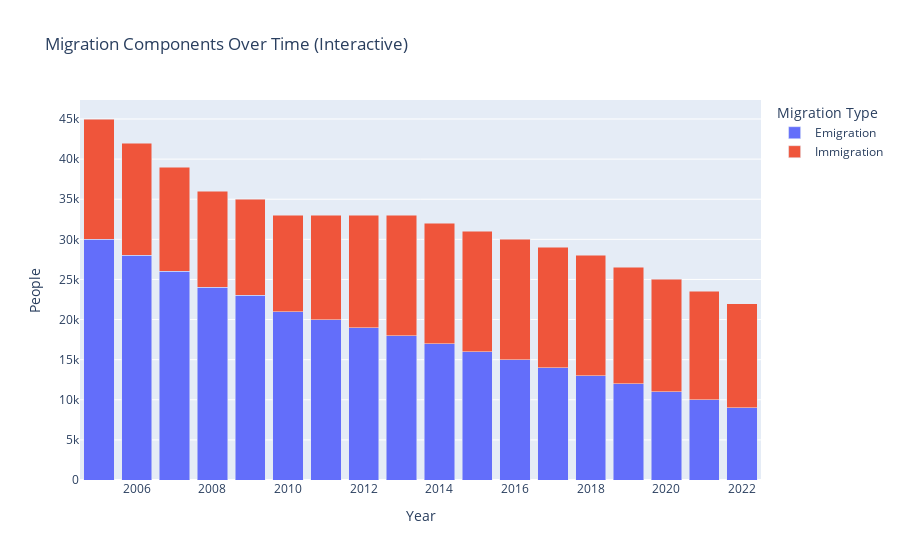

Write notebook code for a chart like this one.
### Code cell
# Kyrgyzstan Migration Analysis and Demographic Trends
# This notebook covers idea 2 (emigration vs immigration), idea 5 (destinations), and idea 6 (migration vs. unemployment).

import pandas as pd
import matplotlib.pyplot as plt
import seaborn as sns
import plotly.express as px

sns.set(style="whitegrid")

# -----------------------------
# Idea 2: Emigration vs Immigration over time (STACKED BAR)
# -----------------------------
years = list(range(2005, 2023))
emigration = [30000, 28000, 26000, 24000, 23000, 21000, 20000, 19000, 18000, 17000, 16000, 15000, 14000, 13000, 12000, 11000, 10000, 9000]
immigration = [15000, 14000, 13000, 12000, 12000, 12000, 13000, 14000, 15000, 15000, 15000, 15000, 15000, 15000, 14500, 14000, 13500, 13000]

migration_df = pd.DataFrame({
    "Year": years,
    "Emigration": emigration,
    "Immigration": immigration
})

migration_df.set_index("Year").plot(kind="bar", stacked=True, figsize=(12, 6), color=["red", "green"])
plt.title("Emigration vs Immigration in Kyrgyzstan (2005–2022)")
plt.ylabel("Number of People")
plt.xlabel("Year")
plt.legend(title="Migration Type")
plt.tight_layout()
plt.show()

# -----------------------------
# Idea 5: Destination countries (bar chart)
# -----------------------------
destinations = ['Russia', 'Kazakhstan', 'Turkey', 'South Korea', 'Germany', 'USA', 'Other']
migrants = [450000, 120000, 80000, 60000, 40000, 20000, 50000]

plt.figure(figsize=(8, 6))
sns.barplot(x=migrants, y=destinations, palette="coolwarm")
plt.title("Top Destination Countries for Kyrgyz Migrants")
plt.xlabel("Number of Migrants")
plt.ylabel("Country")
plt.tight_layout()
plt.show()

# -----------------------------
# Idea 6: Migration vs Unemployment (scatter)
# -----------------------------
unemployment_rate = [8.5, 8.3, 8.1, 8.0, 7.8, 7.5, 7.2, 7.0, 7.5, 8.0, 8.3, 8.8, 9.2, 9.0, 8.6, 8.2, 7.9, 7.5]
net_migration = [i - j for i, j in zip(immigration, emigration)]

plt.figure(figsize=(8, 6))
sns.scatterplot(x=unemployment_rate, y=net_migration, hue=years, palette="viridis", s=100)
plt.title("Unemployment Rate vs. Net Migration (2005–2022)")
plt.xlabel("Unemployment Rate (%)")
plt.ylabel("Net Migration")
plt.grid(True)
plt.tight_layout()
plt.show()

# -----------------------------
# BONUS: Fancy visualization with Plotly (interactive stacked bar)
# -----------------------------
fig = px.bar(migration_df, x="Year", y=["Emigration", "Immigration"],
             title="Migration Components Over Time (Interactive)",
             labels={"value": "People", "variable": "Migration Type"},
             barmode="stack")
fig.show()

# Optional: Sankey diagram, map-based flows, or time-animated visuals can also be added.

### Figure 1 — Plotly figure (JSON) as saved in the notebook; plotly's stock layout.template omitted (floating-point values rounded to 4 significant figures)
{"data": [{"alignmentgroup": "True", "hovertemplate": "Migration Type=Emigration<br>Year=%{x}<br>People=%{y}<extra></extra>", "legendgroup": "Emigration", "marker": {"color": "#636efa", "pattern": {"shape": ""}}, "name": "Emigration", "offsetgroup": "Emigration", "orientation": "v", "showlegend": true, "textposition": "auto", "type": "bar", "x": [2005, 2006, 2007, 2008, 2009, 2010, 2011, 2012, 2013, 2014, 2015, 2016, 2017, 2018, 2019, 2020, 2021, 2022], "xaxis": "x", "y": [30000, 28000, 26000, 24000, 23000, 21000, 20000, 19000, 18000, 17000, 16000, 15000, 14000, 13000, 12000, 11000, 10000, 9000], "yaxis": "y"}, {"alignmentgroup": "True", "hovertemplate": "Migration Type=Immigration<br>Year=%{x}<br>People=%{y}<extra></extra>", "legendgroup": "Immigration", "marker": {"color": "#EF553B", "pattern": {"shape": ""}}, "name": "Immigration", "offsetgroup": "Immigration", "orientation": "v", "showlegend": true, "textposition": "auto", "type": "bar", "x": [2005, 2006, 2007, 2008, 2009, 2010, 2011, 2012, 2013, 2014, 2015, 2016, 2017, 2018, 2019, 2020, 2021, 2022], "xaxis": "x", "y": [15000, 14000, 13000, 12000, 12000, 12000, 13000, 14000, 15000, 15000, 15000, 15000, 15000, 15000, 14500, 14000, 13500, 13000], "yaxis": "y"}], "layout": {"autosize": true, "barmode": "stack", "legend": {"title": {"text": "Migration Type"}, "tracegroupgap": 0}, "title": {"text": "Migration Components Over Time (Interactive)"}, "xaxis": {"anchor": "y", "autorange": true, "domain": [0, 1], "range": [2004.0, 2022.0], "title": {"text": "Year"}, "type": "linear"}, "yaxis": {"anchor": "x", "autorange": true, "domain": [0, 1], "range": [0, 47370.0], "title": {"text": "People"}, "type": "linear"}}}
